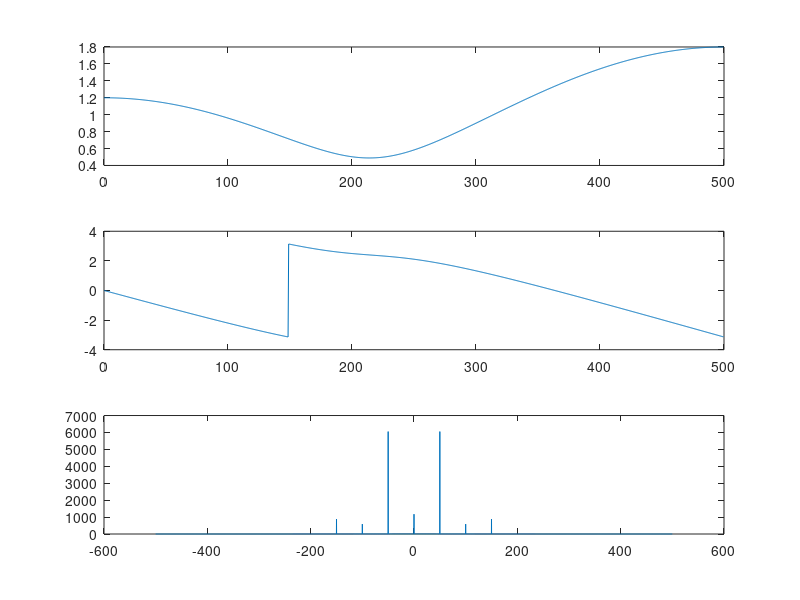

Write the MATLAB code that produced this figure.
fs=1000;
n=0:5999;
x=sin(2*pi*50*n/fs);

h=[0 0 0 1 -0.3 0.5];

[H,w]=freqz(h,1,1024,fs);

d=filter(h,1,x);

y=[zeros(1,2) d(1:end-2)]+0.3*([zeros(1,2) d(1:end-2)].^2)+0.8*([zeros(1,2) d(1:end-2)].^3);

N=length(y);
f=(-N/2:N/2-1)*(fs/N);
Y=fftshift(abs(fft(y)));

subplot(3,1,1)
plot(w,abs(H))

subplot(3,1,2)
plot(w,angle(H))

subplot(3,1,3)
plot(f,Y)
